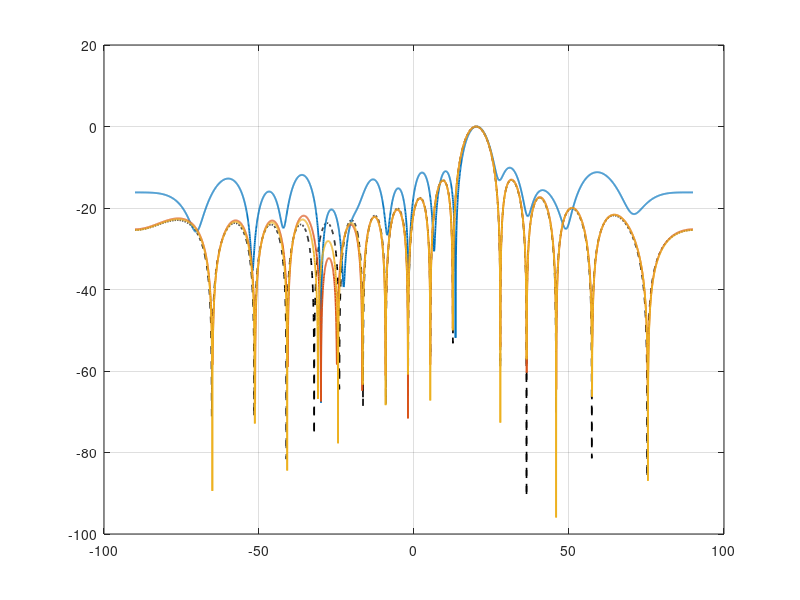

This figure's MATLAB source: (Note: this script raises an error after producing the figure.)
%% demo_11_mvdr_diagonal_loading_sweep
% Sweep diagonal loading to show the MVDR stability/null-depth tradeoff.

clear; close all; clc;

%% Scenario
c = 299792458;
fc = 10e9;
lambda = c / fc;

M = 16;
d = lambda / 2;
lookAngleDeg = 20;
jammerAngleDeg = -30;
Nsnapshots = 80;            % deliberately modest to make loading relevant
jammerPowerDB = 40;
loadingFactors = [1e-6, 1e-2, 1e1];

elementIndex = (0:M-1).';
steer = @(thetaDeg) exp(-1j * 2 * pi * elementIndex * d ...
    .* sind(thetaDeg) / lambda);

aLook = steer(lookAngleDeg);
aJammer = steer(jammerAngleDeg);

%% Estimate covariance from jammer-plus-noise training snapshots
rng(43);
jammerPower = 10^(jammerPowerDB / 10);
jammerSignal = sqrt(jammerPower) ...
    * (randn(1, Nsnapshots) + 1j * randn(1, Nsnapshots)) / sqrt(2);
noise = (randn(M, Nsnapshots) + 1j * randn(M, Nsnapshots)) / sqrt(2);

Xtraining = aJammer * jammerSignal + noise;
Rhat = (Xtraining * Xtraining') / Nsnapshots;

wConventional = aLook / (aLook' * aLook);

scanAnglesDeg = -90:0.05:90;
conventionalPattern = zeros(size(scanAnglesDeg));
for iAngle = 1:numel(scanAnglesDeg)
    conventionalPattern(iAngle) = abs(wConventional' * steer(scanAnglesDeg(iAngle)));
end
conventionalPatternDB = 20 * log10(conventionalPattern + eps);

fprintf("Look direction: %.2f deg\n", lookAngleDeg);
fprintf("Jammer direction: %.2f deg\n", jammerAngleDeg);
fprintf("Snapshots: %d\n", Nsnapshots);
fprintf("Conventional jammer gain: %.2f dB\n", ...
    20 * log10(abs(wConventional' * aJammer) + eps));

%% Sweep diagonal loading
mvdrPatternsDB = zeros(numel(loadingFactors), numel(scanAnglesDeg));
jammerGainsDB = zeros(size(loadingFactors));

for iLoading = 1:numel(loadingFactors)
    loadingFactor = loadingFactors(iLoading);
    diagonalLoading = loadingFactor * trace(Rhat) / M;
    Rloaded = Rhat + diagonalLoading * eye(M);

    RinvALook = Rloaded \ aLook;
    wMvdr = RinvALook / (aLook' * RinvALook);

    jammerGainsDB(iLoading) = 20 * log10(abs(wMvdr' * aJammer) + eps);

    for iAngle = 1:numel(scanAnglesDeg)
        candidateSteering = steer(scanAnglesDeg(iAngle));
        mvdrPatternsDB(iLoading, iAngle) = 20 ...
            * log10(abs(wMvdr' * candidateSteering) + eps);
    end

    fprintf("Loading factor %.0e: jammer gain %.2f dB\n", ...
        loadingFactor, jammerGainsDB(iLoading));
end

%% Plot
figure("Name", "Demo 11: MVDR Diagonal Loading Sweep", "Color", "w");
plot(scanAnglesDeg, conventionalPatternDB, "k--", "LineWidth", 1.2);
grid on;
hold on;

for iLoading = 1:numel(loadingFactors)
    plot(scanAnglesDeg, mvdrPatternsDB(iLoading, :), "LineWidth", 1.3);
end

xline(lookAngleDeg, "--", "Look", "LabelVerticalAlignment", "bottom");
xline(jammerAngleDeg, ":", "Jammer", "LabelVerticalAlignment", "bottom");
xlabel("Angle (deg)");
ylabel("Array gain (dB)");
title("MVDR diagonal loading sweep");
legendEntries = ["Conventional", "MVDR loading 1e-6", ...
    "MVDR loading 1e-2", "MVDR loading 1e1"];
legend(legendEntries, "Location", "southoutside");
xlim([-90, 90]);
ylim([-100, 10]);

outputDir = fullfile(fileparts(fileparts(mfilename("fullpath"))), "outputs");
if ~exist(outputDir, "dir")
    mkdir(outputDir);
end
outputPath = fullfile(outputDir, "demo_11_mvdr_diagonal_loading_sweep.png");
exportgraphics(gcf, outputPath, "Resolution", 160);
fprintf("Saved figure: %s\n", outputPath);
